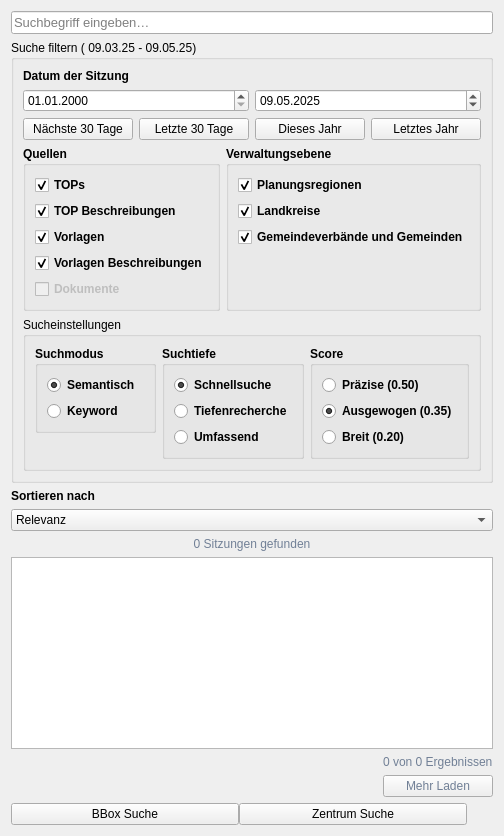
      <widget class="QWidget" name="tab_search">
       <attribute name="title">
        <string>Suche</string>
       </attribute>
       <layout class="QVBoxLayout" name="verticalLayout">
        <item>
         <widget class="QLineEdit" name="leQuery_search">
          <property name="font">
           <font>
            <pointsize>10</pointsize>
            <weight>50</weight>
            <italic>false</italic>
            <bold>false</bold>
            <underline>false</underline>
            <kerning>true</kerning>
           </font>
          </property>
          <property name="inputMask">
           <string/>
          </property>
          <property name="text">
           <string/>
          </property>
          <property name="alignment">
           <set>Qt::AlignLeading|Qt::AlignLeft|Qt::AlignVCenter</set>
          </property>
          <property name="placeholderText">
           <string>Suchbegriff eingeben…</string>
          </property>
         </widget>
        </item>
        <item>
         <layout class="QVBoxLayout" name="verticalLayout_4">
          <item>
           <widget class="QgsCollapsibleGroupBox" name="cgbSearch">
            <property name="sizePolicy">
             <sizepolicy hsizetype="Minimum" vsizetype="Minimum">
              <horstretch>0</horstretch>
              <verstretch>0</verstretch>
             </sizepolicy>
            </property>
            <property name="minimumSize">
             <size>
              <width>0</width>
              <height>0</height>
             </size>
            </property>
            <property name="title">
             <string comment="dfgfdg" extracomment="dfgdfgfdg">Suche filtern ( 09.03.25 - 09.05.25)</string>
            </property>
            <property name="checkable">
             <bool>false</bool>
            </property>
            <property name="collapsed">
             <bool>false</bool>
            </property>
            <layout class="QHBoxLayout" name="horizontalLayout_25">
             <item>
              <layout class="QVBoxLayout" name="verticalLayout_25">
               <property name="sizeConstraint">
                <enum>QLayout::SetMaximumSize</enum>
               </property>
               <item>
                <widget class="QLabel" name="lDateOfMeeting_search">
                 <property name="sizePolicy">
                  <sizepolicy hsizetype="Minimum" vsizetype="Minimum">
                   <horstretch>0</horstretch>
                   <verstretch>0</verstretch>
                  </sizepolicy>
                 </property>
                 <property name="minimumSize">
                  <size>
                   <width>10</width>
                   <height>10</height>
                  </size>
                 </property>
                 <property name="font">
                  <font>
                   <weight>75</weight>
                   <bold>true</bold>
                  </font>
                 </property>
                 <property name="text">
                  <string>Datum der Sitzung</string>
                 </property>
                </widget>
               </item>
               <item>
                <layout class="QHBoxLayout" name="horizontalLayout_26">
                 <property name="sizeConstraint">
                  <enum>QLayout::SetMaximumSize</enum>
                 </property>
                 <item>
                  <widget class="QgsDateTimeEdit" name="mteBegin_search">
                   <property name="maximumSize">
                    <size>
                     <width>16777215</width>
                     <height>16777207</height>
                    </size>
                   </property>
                   <property name="displayFormat">
                    <string>dd.MM.yyyy</string>
                   </property>
                  </widget>
                 </item>
                 <item>
                  <widget class="QgsDateTimeEdit" name="mteEnd_search">
                   <property name="dateTime">
                    <datetime>
                     <hour>0</hour>
                     <minute>0</minute>
                     <second>0</second>
                     <year>2025</year>
                     <month>5</month>
                     <day>9</day>
                    </datetime>
                   </property>
                   <property name="date">
                    <date>
                     <year>2025</year>
                     <month>5</month>
                     <day>9</day>
                    </date>
                   </property>
                   <property name="displayFormat">
                    <string>dd.MM.yyyy</string>
                   </property>
                  </widget>
                 </item>
                </layout>
               </item>
               <item>
                <layout class="QHBoxLayout" name="horizontalLayout_27">
                 <item>
                  <widget class="QPushButton" name="pbNext30Days_search">
                   <property name="text">
                    <string>Nächste 30 Tage</string>
                   </property>
                  </widget>
                 </item>
                 <item>
                  <widget class="QPushButton" name="pbLast30Days_search">
                   <property name="text">
                    <string>Letzte 30 Tage</string>
                   </property>
                  </widget>
                 </item>
                 <item>
                  <widget class="QPushButton" name="pbThisYear_search">
                   <property name="text">
                    <string>Dieses Jahr</string>
                   </property>
                  </widget>
                 </item>
                 <item>
                  <widget class="QPushButton" name="pbLastYear_search">
                   <property name="text">
                    <string>Letztes Jahr</string>
                   </property>
                  </widget>
                 </item>
                </layout>
               </item>
               <item>
                <layout class="QHBoxLayout" name="horizontalLayout_8">
                 <item>
                  <widget class="QGroupBox" name="gbQuellen_search">
                   <property name="font">
                    <font>
                     <weight>75</weight>
                     <bold>true</bold>
                    </font>
                   </property>
                   <property name="title">
                    <string>Quellen</string>
                   </property>
                   <layout class="QGridLayout" name="gridLayout_10">
                    <item row="0" column="0">
                     <widget class="QCheckBox" name="cbTOPs_search">
                      <property name="toolTip">
                       <string>Tagesordnungspunkte</string>
                      </property>
                      <property name="text">
                       <string>TOPs</string>
                      </property>
                      <property name="checked">
                       <bool>true</bool>
                      </property>
                     </widget>
                    </item>
                    <item row="1" column="0">
                     <widget class="QCheckBox" name="cbTOPBeschreibungen_search">
                      <property name="toolTip">
                       <string>Tagesordnungspunkte Beschreibungen</string>
                      </property>
                      <property name="text">
                       <string>TOP Beschreibungen</string>
                      </property>
                      <property name="checked">
                       <bool>true</bool>
                      </property>
                     </widget>
                    </item>
                    <item row="2" column="0">
                     <widget class="QCheckBox" name="cbVorlagen_search">
                      <property name="toolTip">
                       <string>Beschlussvorlagen</string>
                      </property>
                      <property name="text">
                       <string>Vorlagen</string>
                      </property>
                      <property name="checked">
                       <bool>true</bool>
                      </property>
                     </widget>
                    </item>
                    <item row="3" column="0">
                     <widget class="QCheckBox" name="cbVorlagenBeschreibungen_search">
                      <property name="toolTip">
                       <string>Beschlussvorlagen Beschreibungen</string>
                      </property>
                      <property name="text">
                       <string>Vorlagen Beschreibungen</string>
                      </property>
                      <property name="checked">
                       <bool>true</bool>
                      </property>
                     </widget>
                    </item>
                    <item row="4" column="0">
                     <widget class="QCheckBox" name="cbDokumente_search">
                      <property name="enabled">
                       <bool>false</bool>
                      </property>
                      <property name="toolTip">
                       <string>Angehängte Dokumente</string>
                      </property>
                      <property name="text">
                       <string>Dokumente</string>
                      </property>
                      <property name="checkable">
                       <bool>false</bool>
                      </property>
                     </widget>
                    </item>
                   </layout>
                  </widget>
                 </item>
                 <item>
                  <widget class="QGroupBox" name="gbVerwaltungsebene_search">
                   <property name="font">
                    <font>
                     <weight>75</weight>
                     <bold>true</bold>
                    </font>
                   </property>
                   <property name="toolTip">
                    <string>Schränkt die Suche auf bestimmte Verwaltungsebenen ein. Ohne Auswahl werden alle Ebenen durchsucht.</string>
                   </property>
                   <property name="title">
                    <string>Verwaltungsebene</string>
                   </property>
                   <layout class="QGridLayout" name="gridLayout_12">
                    <item row="1" column="0">
                     <widget class="QCheckBox" name="cbLandkreise_search">
                      <property name="text">
                       <string>Landkreise</string>
                      </property>
                      <property name="checked">
                       <bool>true</bool>
                      </property>
                     </widget>
                    </item>
                    <item row="0" column="0">
                     <widget class="QCheckBox" name="cbPlanungsregionen_search">
                      <property name="text">
                       <string>Planungsregionen</string>
                      </property>
                      <property name="checked">
                       <bool>true</bool>
                      </property>
                     </widget>
                    </item>
                    <item row="2" column="0">
                     <widget class="QCheckBox" name="cbGemeindeverbaende_search">
                      <property name="text">
                       <string>Gemeindeverbände und Gemeinden</string>
                      </property>
                      <property name="checked">
                       <bool>true</bool>
                      </property>
                     </widget>
                    </item>
                    <item row="3" column="0">
                     <spacer name="verticalSpacer_2">
                      <property name="orientation">
                       <enum>Qt::Vertical</enum>
                      </property>
                      <property name="sizeHint" stdset="0">
                       <size>
                        <width>20</width>
                        <height>40</height>
                       </size>
                      </property>
                     </spacer>
                    </item>
                   </layout>
                  </widget>
                 </item>
                </layout>
               </item>
               <item>
                <widget class="QgsCollapsibleGroupBox" name="gbSucheinstellungen_search">
                 <property name="title">
                  <string>Sucheinstellungen</string>
                 </property>
                 <property name="collapsed">
                  <bool>true</bool>
                 </property>
                 <property name="saveCollapsedState">
                  <bool>false</bool>
                 </property>
                 <layout class="QGridLayout" name="gridLayout_9">
                  <item row="0" column="0">
                   <layout class="QHBoxLayout" name="horizontalLayout_28">
                    <item>
                     <layout class="QVBoxLayout" name="verticalLayout_26">
                      <item>
                       <widget class="QGroupBox" name="gbSuchmodus_search">
                        <property name="font">
                         <font>
                          <weight>75</weight>
                          <bold>true</bold>
                         </font>
                        </property>
                        <property name="toolTip">
                         <string>Semantisch: findet Ergebnisse nach Bedeutung, auch ohne genaue Worttreffer. Keyword: nur exakte Begriffe, schneller aber weniger
  flexibel</string>
                        </property>
                        <property name="title">
                         <string>Suchmodus</string>
                        </property>
                        <layout class="QGridLayout" name="gridLayout_6">
                         <item row="2" column="0">
                          <widget class="QRadioButton" name="rbKeyword_search">
                           <property name="text">
                            <string>Keyword</string>
                           </property>
                          </widget>
                         </item>
                         <item row="1" column="0">
                          <widget class="QRadioButton" name="rbSemantisch_search">
                           <property name="text">
                            <string>Semantisch</string>
                           </property>
                           <property name="checked">
                            <bool>true</bool>
                           </property>
                          </widget>
                         </item>
                        </layout>
                       </widget>
                      </item>
                      <item>
                       <widget class="QFrame" name="frame_15">
                        <property name="frameShape">
                         <enum>QFrame::NoFrame</enum>
                        </property>
                        <property name="frameShadow">
                         <enum>QFrame::Raised</enum>
                        </property>
                       </widget>
                      </item>
                     </layout>
                    </item>
                    <item>
                     <layout class="QVBoxLayout" name="verticalLayout_27">
                      <item>
                       <widget class="QGroupBox" name="gbSuchtiefe_search">
                        <property name="font">
                         <font>
                          <weight>75</weight>
                          <bold>true</bold>
                         </font>
                        </property>
                        <property name="toolTip">
                         <string>Höhere Suchtiefe erhöht die Ladezeit</string>
                        </property>
                        <property name="title">
                         <string>Suchtiefe</string>
                        </property>
                        <layout class="QGridLayout" name="gridLayout_7">
                         <item row="2" column="0">
                          <widget class="QRadioButton" name="rbUmfassend_search">
                           <property name="text">
                            <string>Umfassend</string>
                           </property>
                          </widget>
                         </item>
                         <item row="1" column="0">
                          <widget class="QRadioButton" name="rbTiefenrecherche_search">
                           <property name="text">
                            <string>Tiefenrecherche</string>
                           </property>
                          </widget>
                         </item>
                         <item row="0" column="0">
                          <widget class="QRadioButton" name="rbSchnellsuche_search">
                           <property name="text">
                            <string>Schnellsuche</string>
                           </property>
                           <property name="checked">
                            <bool>true</bool>
                           </property>
                          </widget>
                         </item>
                        </layout>
                       </widget>
                      </item>
                     </layout>
                    </item>
                    <item>
                     <layout class="QVBoxLayout" name="verticalLayout_28">
                      <item>
                       <widget class="QGroupBox" name="gbScore_search">
                        <property name="font">
                         <font>
                          <weight>75</weight>
                          <bold>true</bold>
                         </font>
                        </property>
                        <property name="toolTip">
                         <string>Präzise: nur sehr relevante Treffer | Ausgewogen: Standard | Breit: auch schwächere Treffer</string>
                        </property>
                        <property name="title">
                         <string>Score</string>
                        </property>
                        <layout class="QGridLayout" name="gridLayout_8">
                         <item row="0" column="0">
                          <widget class="QRadioButton" name="rbPraezise_search">
                           <property name="text">
                            <string>Präzise (0.50)</string>
                           </property>
                          </widget>
                         </item>
                         <item row="1" column="0">
                          <widget class="QRadioButton" name="rbAusgewogen_search">
                           <property name="text">
                            <string>Ausgewogen (0.35)</string>
                           </property>
                           <property name="checked">
                            <bool>true</bool>
                           </property>
                          </widget>
                         </item>
                         <item row="2" column="0">
                          <widget class="QRadioButton" name="rbBreit_search">
                           <property name="text">
                            <string>Breit (0.20)</string>
                           </property>
                          </widget>
                         </item>
                        </layout>
                       </widget>
                      </item>
                     </layout>
                    </item>
                   </layout>
                  </item>
                 </layout>
                </widget>
               </item>
               <item>
                <layout class="QVBoxLayout" name="verticalLayout_29">
                 <property name="sizeConstraint">
                  <enum>QLayout::SetMaximumSize</enum>
                 </property>
                </layout>
               </item>
              </layout>
             </item>
            </layout>
           </widget>
          </item>
          <item>
           <widget class="QLabel" name="lSortBy_search">
            <property name="font">
             <font>
              <weight>75</weight>
              <bold>true</bold>
             </font>
            </property>
            <property name="text">
             <string>Sortieren nach</string>
            </property>
            <property name="alignment">
             <set>Qt::AlignBottom|Qt::AlignLeading|Qt::AlignLeft</set>
            </property>
           </widget>
          </item>
          <item>
           <widget class="QComboBox" name="cbxSortierung_search">
            <property name="sizePolicy">
             <sizepolicy hsizetype="Expanding" vsizetype="Fixed">
              <horstretch>0</horstretch>
              <verstretch>0</verstretch>
             </sizepolicy>
            </property>
            <item>
             <property name="text">
              <string>Relevanz</string>
             </property>
            </item>
            <item>
             <property name="text">
              <string>Datum (neueste zuerst)</string>
             </property>
            </item>
            <item>
             <property name="text">
              <string>Datum (älteste zuerst)</string>
             </property>
            </item>
           </widget>
          </item>
          <item>
           <widget class="QLabel" name="lMeetingCount_search">
            <property name="styleSheet">
             <string notr="true">color:#718096;</string>
            </property>
            <property name="text">
             <string>0 Sitzungen gefunden</string>
            </property>
            <property name="alignment">
             <set>Qt::AlignCenter</set>
            </property>
           </widget>
          </item>
          <item>
           <widget class="QListWidget" name="searchList">
            <property name="toolTip">
             <string>Höhere Suchtiefe erhöht die Ladezeit</string>
            </property>
            <property name="toolTipDuration">
             <number>9</number>
            </property>
            <property name="whatsThis">
             <string/>
            </property>
           </widget>
          </item>
          <item>
           <layout class="QGridLayout" name="gridLayout_11">
            <item row="0" column="1">
             <layout class="QHBoxLayout" name="horizontalLayout_9">
              <item>
               <layout class="QVBoxLayout" name="verticalLayout_14">
                <item>
                 <widget class="QLabel" name="lblResultCount_search">
                  <property name="styleSheet">
                   <string notr="true">color:#718096;</string>
                  </property>
                  <property name="text">
                   <string>0 von 0 Ergebnissen</string>
                  </property>
                 </widget>
                </item>
                <item>
                 <widget class="QPushButton" name="pbMehrLaden_search">
                  <property name="styleSheet">
                   <string notr="true">color:#718096;</string>
                  </property>
                  <property name="text">
                   <string>Mehr Laden</string>
                  </property>
                 </widget>
                </item>
               </layout>
              </item>
             </layout>
            </item>
            <item row="0" column="0">
             <spacer name="horizontalSpacer_2">
              <property name="orientation">
               <enum>Qt::Horizontal</enum>
              </property>
              <property name="sizeHint" stdset="0">
               <size>
                <width>40</width>
                <height>20</height>
               </size>
              </property>
             </spacer>
            </item>
           </layout>
          </item>
         </layout>
        </item>
        <item>
         <layout class="QHBoxLayout" name="horizontalLayout_2">
          <property name="spacing">
           <number>0</number>
          </property>
          <property name="topMargin">
           <number>0</number>
          </property>
          <item>
           <widget class="QPushButton" name="searchBbSearchButton">
            <property name="text">
             <string>BBox Suche</string>
            </property>
            <property name="icon">
             <iconset>
              <normaloff>../resources/icons/square.svg</normaloff>../resources/icons/square.svg</iconset>
            </property>
           </widget>
          </item>
          <item>
           <widget class="QPushButton" name="searchCenterSearchButton">
            <property name="text">
             <string>Zentrum Suche</string>
            </property>
            <property name="icon">
             <iconset>
              <normaloff>../resources/icons/plus-square.svg</normaloff>../resources/icons/plus-square.svg</iconset>
            </property>
           </widget>
          </item>
          <item>
           <widget class="QPushButton" name="pbOptions_search">
            <property name="maximumSize">
             <size>
              <width>26</width>
              <height>26</height>
             </size>
            </property>
            <property name="styleSheet">
             <string notr="true">    border: none;
    background: transparent;</string>
            </property>
            <property name="text">
             <string/>
            </property>
            <property name="icon">
             <iconset>
              <normaloff>../resources/icons/settings.svg</normaloff>../resources/icons/settings.svg</iconset>
            </property>
           </widget>
          </item>
         </layout>
        </item>
       </layout>
      </widget>
